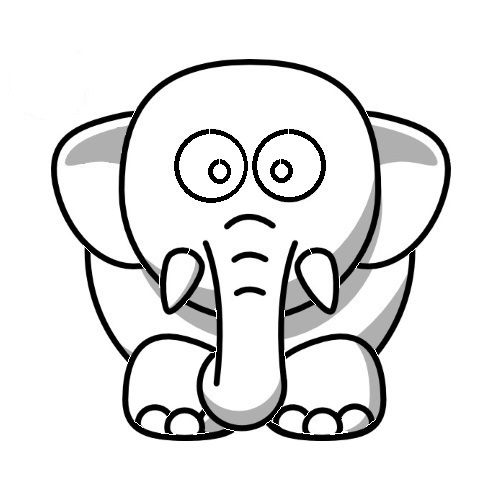
#> input picture eyrc_hb/contours test/elephant.jpg, 500 x 500 px
$ python bonus_round.py
#> lines starting #> are read from the running program, lines starting #| are printed output that depends on the picture; after the words box and inside, x2 and y2 are one past the last pixel; in counts of white or black regions, pixels touching at a corner belong together
import math
import cv2
import numpy as np

output_img = np.zeros((500, 500,3), np.uint8)

img = cv2.imread("elephant.jpg")
#> img is the input picture: shape (500, 500, 3); min 0, max 255, mean 229.6
img = cv2.cvtColor(img, cv2.COLOR_BGR2GRAY)
#> img: shape (500, 500)
_, bwimg = cv2.threshold(img, 125, 255, cv2.THRESH_BINARY)
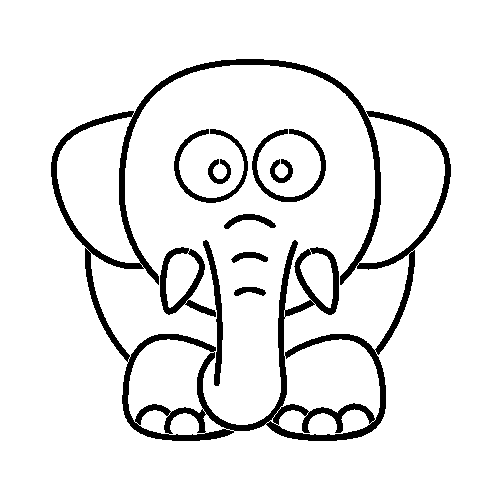
#> bwimg: shape (500, 500); 91.4% white; 10 black regions
# bwimg=cv2.bitwise_not(bwimg)
cv2.imshow("image", bwimg)
cv2.waitKey(0)
contours, hierarchy = cv2.findContours(bwimg, cv2.RETR_CCOMP, cv2.CHAIN_APPROX_NONE)
#> contours = 25 contours; largest, box (x1, y1, x2, y2) and area: (0, 0, 500, 500) 249001, (118, 58, 382, 286) 4323, (196, 239, 299, 432) 2177, (265, 333, 387, 442) 2054, (121, 333, 235, 442) 1864

N = len(contours)
#> N = 25
contour_num = 0
l = [len(contours[i]) for i in range(N)]
#> l = 25 values, max 1996 at index 0, min 68 at index 7, mean 362.4
s = [0 for i in range(N)]
#> s = 25 values from 0 to 0
f = 0.5
contours_list = []

# [102 lines left out: functions on_change, on_change2, on_select_button_click, not called in this run]

cv2.imshow("image", output_img)
cv2.createTrackbar('contour#', "image", 0, N, on_change)

cv2.setMouseCallback("image", on_select_button_click)

cv2.waitKey(0)
cv2.destroyAllWindows()

$ run again, with eyrc_hb/contours test/image_mode.png saved as eyrc_hb/contours test/elephant.jpg
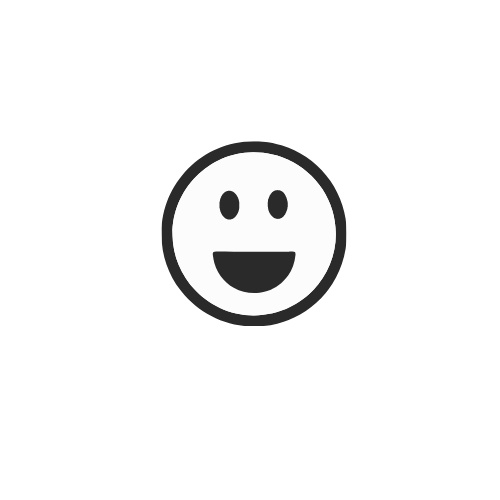
#> input picture eyrc_hb/contours test/image_mode.png, 500 x 500 px
#> img is the input picture: shape (500, 500, 3); min 36, max 255, mean 246.6
#> img: shape (500, 500)
#> `_, bwimg = cv2.threshold(img, 125, 255, cv2.THRESH_BINARY)`:
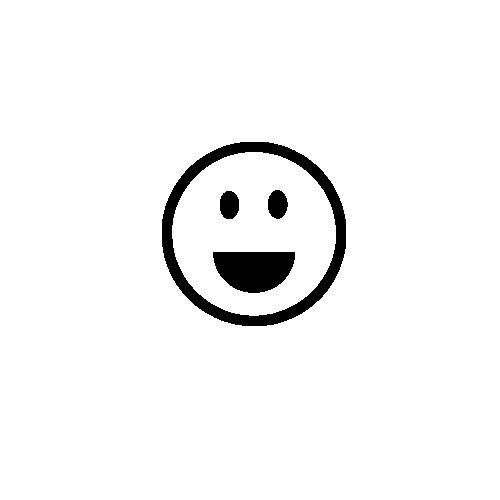
#> bwimg: shape (500, 500); 96.2% white; 4 black regions
#> contours = 6 contours; box (x1, y1, x2, y2) and area: (0, 0, 500, 500) 249001, (161, 141, 347, 327) 27192, (172, 152, 336, 316) 20801, (212, 251, 296, 294) 2752, (267, 189, 289, 220) 485, (219, 190, 240, 220) 475
#> N = 6
#> l = [460, 199, 72, 72, 1996, 527]
